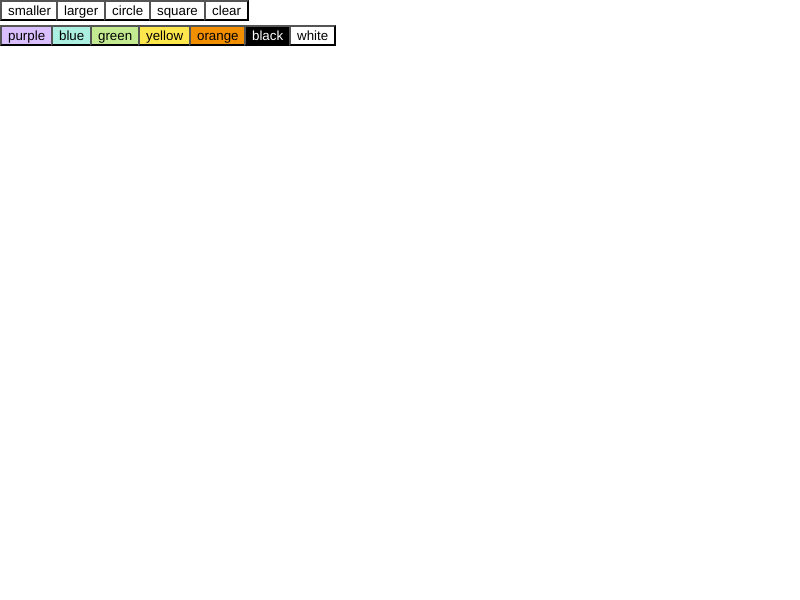
Frame 1 (no input)
Frame 60 (no input): identical to frame 1, image omitted
Frame 120 (the mouse pressed at the canvas centre since frame 60): identical to frame 1, image omitted

The p5.js sketch that drew this single still picture (run headless with seeded random() and noise() and a simulated clock; from frame 60 on, the mouse is pressed at the canvas centre):

// p5.js sketch
// ── sketch.js
let paintSize = 25;
let color = '#000000';
let cir = true;
let sq = false;

function setup() {
  createCanvas(displayWidth, displayHeight);
  pur = createButton('purple');
    pur.style('background-color', '#dabfff')
    pur.position(0, 25);
    pur.mousePressed(colorG);
  bl = createButton('blue');
    bl.style('background-color', '#aaefdf')
    bl.position(51, 25);
    bl.mousePressed(colorY);
  gr = createButton('green');
    gr.style('background-color', '#c3e991')
    gr.position(90, 25);
    gr.mousePressed(colorB);
  ye = createButton('yellow');
    ye.style('background-color', '#fde74c')
    ye.position(138, 25);
    ye.mousePressed(colorO);
  or = createButton('orange');
    or.style('background-color', '#f18f01')
    or.position(189, 25);
    or.mousePressed(colorP);
  b = createButton('black');
    b.style('background-color', '#000000');
    b.style('color', '#ffffff');
    b.position(244, 25);
    b.mousePressed(colorW);
  wh = createButton('white');
    wh.style('background-color', '#ffffff');
    wh.position(289, 25);
    wh.mousePressed(colorBl);
  sm = createButton('smaller');
    sm.style('background-color','#ffffff');
    sm.position(0,0);
    sm.mousePressed(sizeLg);
  lg = createButton('larger');
    lg.style('background-color','#ffffff');
    lg.position(56,0);
    lg.mousePressed(sizeSm);
  cr = createButton('circle');
    cr.style('background-color','#ffffff');
    cr.position(104,0);
    cr.mousePressed(brushShape);
  sq = createButton('square');
    sq.style('background-color','#ffffff');
    sq.position(149,0);
    sq.mousePressed(brushShape);
  clear = createButton ('clear');
    clear.style('background-color', '#ffffff');
    clear.position(204,0);
    clear.mousePressed(backColor);
}

function draw() {
  fill(color);
  noStroke();
}

function colorP() {color = '#dabfff';}
function colorB() {color = '#aaefdf';}
function colorG() {color = '#c3e991';}
function colorY() {color = '#fde74c';}
function colorO() {color = '#f18f01';}
function colorBl() {color = '#000000';}
function colorW() {color = '#ffffff';}

function sizeSm() {paintSize = paintSize -= 5;}
function sizeLg() {paintSize = paintSize += 5;}

function brushShape() {
  shape = random(0, 50)
  if (shape <= 25) {
    cir = true; sq = false;
  } else { if (shape >= 26) {
    cir = false; sq = true;
  } }
}

function backColor() {
  back = random(0,50);
  if (back <= 25) {
    background(0);
  } else { if (back >= 26) {
    background(255);
  } }
}

function mouseDragged() {
  if (cir) {
    ellipse(mouseX, mouseY, paintSize);
  } else { if (sq) {
    rect(mouseX,mouseY,paintSize);
  } }
}
